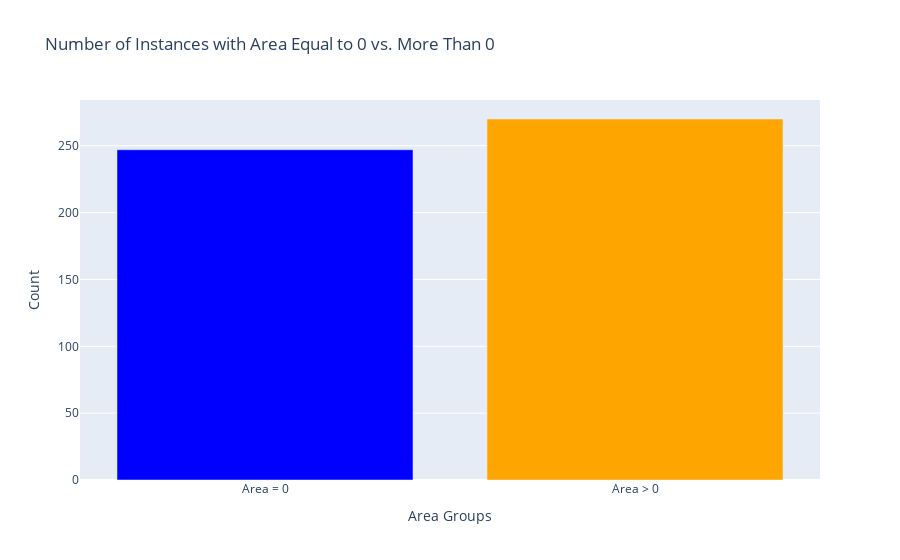

The notebook cell this image was saved under:
### Code cell
fig1.update_layout(title='Number of Instances with Area Equal to 0 vs. More Than 0', xaxis_title='Area Groups', yaxis_title='Count')

### Figure 1 — Plotly figure (JSON) as saved in the notebook; plotly's stock layout.template omitted (floating-point values rounded to 4 significant figures)
{"data": [{"marker": {"color": ["blue", "orange"]}, "type": "bar", "x": ["Area = 0", "Area > 0"], "y": [247, 270]}], "layout": {"title": {"text": "Number of Instances with Area Equal to 0 vs. More Than 0"}, "xaxis": {"title": {"text": "Area Groups"}}, "yaxis": {"title": {"text": "Count"}}}}
